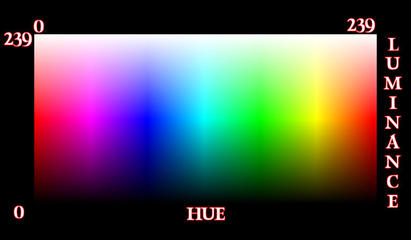
//> input picture 4.jpg, 411 x 240 px
$ ./mat_try_bu   (built with g++ and OpenCV 4)
//> lines starting //> are read from the running program, lines starting //| are printed output that depends on the picture
#include "opencv2/opencv.hpp"
#include <opencv2/core.hpp>
#include <opencv2/imgcodecs.hpp>
#include <opencv2/highgui.hpp>
#include <cv.h>
#include <cxcore.h>
#include <highgui.h>
#include <iostream>

using namespace cv;
using namespace std;

int main(int argc, char** argv)
{

////////////显示图像
	Mat image;
    image = imread("4.jpg");
//> image is the input picture: 240 rows x 411 cols, CV_8UC3; mean B, G, R 78, 77.8, 80.6
    //Mat image(200,200, CV_8UC3, Scalar(0,200,0));
	 Mat hsvimage,hue;
	imshow("image", image);
	// cout << "M = " << endl << " " << image << endl << endl;
	  cvtColor(image, hsvimage, CV_BGR2HSV);
//> hsvimage: 240 rows x 411 cols, CV_8UC3; mean H, S, V 59.7, 129.1, 117.7
	  imshow("HSV", hsvimage);
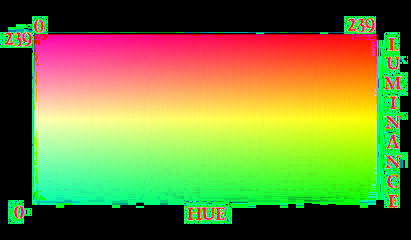
//> window 'HSV': 240 rows x 411 cols, CV_8UC3; mean B, G, R 59.7, 129.1, 117.7
  vector<Mat> hsv;
   split(hsvimage,hsv);
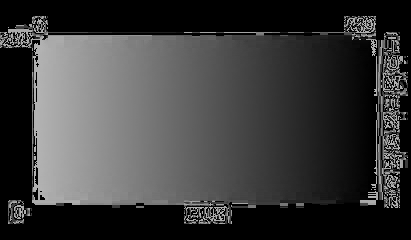
//> hsv[0]: 240 rows x 411 cols, CV_8UC1; min 0, max 179, mean 59.7
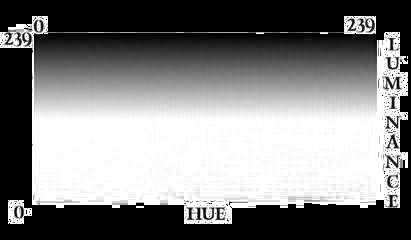
//> hsv[1]: 240 rows x 411 cols, CV_8UC1; min 0, max 255, mean 129.1
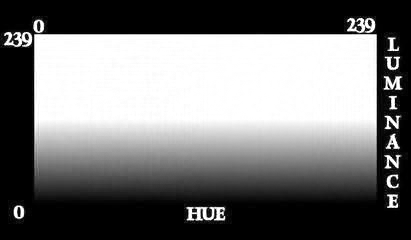
//> hsv[2]: 240 rows x 411 cols, CV_8UC1; min 0, max 255, mean 117.7
   //merge(bgr,hue);
        //用彩色图像形象的表示一下,除了原通道保留，其余两通道置0
        Mat tmp(image.size(),CV_8U,Scalar(0));
        vector<Mat> h,s,v;   //用来表示的彩色图像
        for(int i=0;i<3;i++)
        {
                if(i==0)
                        h.push_back(hsv[0]);
                else
                        h.push_back(tmp);

                if(i==1)
                        s.push_back(hsv[1]);
                else
                        s.push_back(tmp);

                if(i==2)
                        v.push_back(hsv[2]);
                else
                        v.push_back(tmp);
        }

        merge(h,hue);
//> hue: 240 rows x 411 cols, CV_8UC3; mean H, S, V 59.7, 0, 0
	   imshow("H", hue);
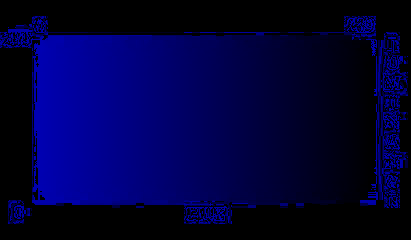
//> window 'H': 240 rows x 411 cols, CV_8UC3; mean B, G, R 59.7, 0, 0
	   merge(s,hue);
//> hue: 240 rows x 411 cols, CV_8UC3; mean H, S, V 0, 129.1, 0
	   imshow("S", hue);
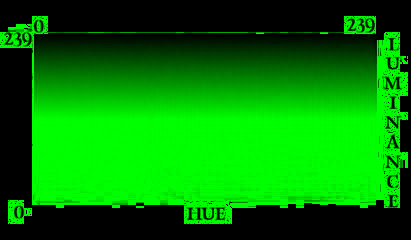
//> window 'S': 240 rows x 411 cols, CV_8UC3; mean B, G, R 0, 129.1, 0
	   merge(v,hue);
//> hue: 240 rows x 411 cols, CV_8UC3; mean H, S, V 0, 0, 117.7
	   imshow("V", hue);
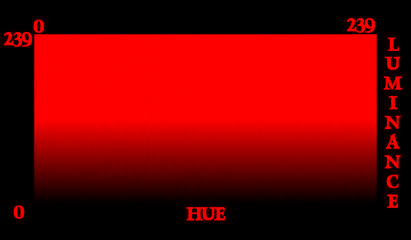
//> window 'V': 240 rows x 411 cols, CV_8UC3; mean B, G, R 0, 0, 117.7
	  while(1)
  {
      char c=cvWaitKey(33);
//> the Esc key is pressed
      if(c==27)break;		//等待按键ESC
  }
////////捕获摄像头
 //获取摄像头
VideoCapture capture(1);//0或-1表示笔记本内置摄像头

Mat frame;
  while(1)
  {
		capture  >> frame;
		imshow("读取视频", frame);
      char c=cvWaitKey(33);
//> the Esc key is pressed
      if(c==27)break;		//等待按键ESC
  }

return 0;
}
